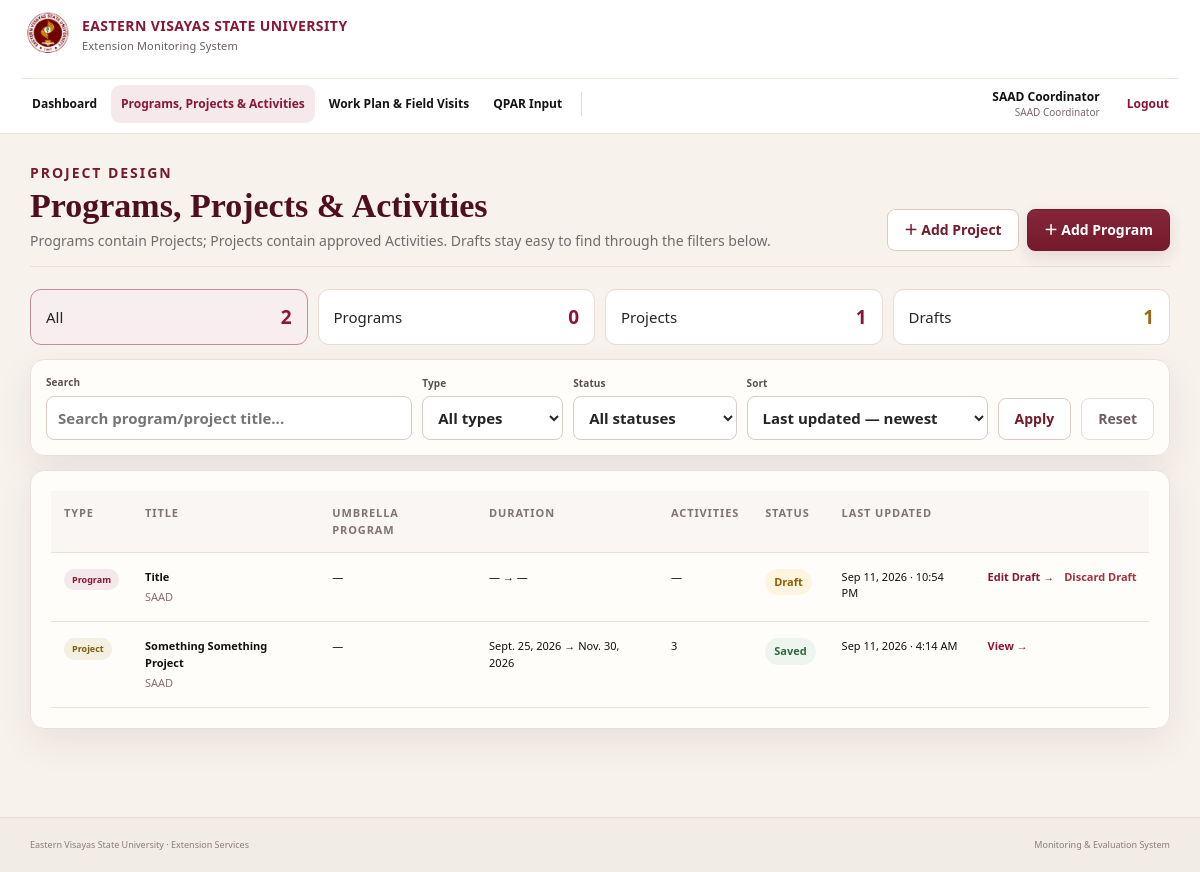
Page /ppas/ (signed in) on the committed database.
### dashboard/models.py (models this page shows, shortened)
class PPA(models.Model):
    PROGRAM = 'PROGRAM'
    PROJECT = 'PROJECT'
    TYPES = [(PROGRAM, 'Program'), (PROJECT, 'Project')]
    DRAFT = 'DRAFT'
    SAVED = 'SAVED'
    WORKFLOW = [(DRAFT, 'Draft'), (SAVED, 'Saved')]
    PARTNER_TYPES = [
        ('LGU', 'LGU'),
        ('INDUSTRY', 'Industry'),
        ('SME', 'SME'),
        ('OTHERS', 'Others'),
    ]
    created_by = models.ForeignKey(settings.AUTH_USER_MODEL, on_delete=models.PROTECT, related_name='created_ppas')
    unit = models.ForeignKey(Unit, on_delete=models.PROTECT, related_name='ppas')
    ppa_type = models.CharField(max_length=10, choices=TYPES)
    umbrella_program = models.ForeignKey(
        'self', null=True, blank=True, on_delete=models.SET_NULL,
        limit_choices_to={'ppa_type': PROGRAM}, related_name='projects'
    )
    workflow_status = models.CharField(max_length=10, choices=WORKFLOW, default=DRAFT)
    notice_to_proceed_no = models.CharField(max_length=120, blank=True)
    special_order_no = models.CharField(max_length=120, blank=True)
    title = models.CharField(max_length=300)
    proponents = models.TextField(blank=True)
    partner_category = models.CharField(max_length=20, choices=PARTNER_TYPES, blank=True)
    partner_name = models.CharField(max_length=240, blank=True)
    with_moa_mou = models.BooleanField(default=False)
    board_confirmed = models.BooleanField(default=False)
    board_resolution_no = models.CharField(max_length=120, blank=True)
    board_resolution_date = models.DateField(null=True, blank=True)
    leader_name = models.CharField(max_length=180, blank=True)
    leader_position = models.CharField(max_length=180, blank=True)
    leader_contact = models.CharField(max_length=220, blank=True)
    assistant_name = models.CharField(max_length=180, blank=True)
    assistant_position = models.CharField(max_length=180, blank=True)
    assistant_contact = models.CharField(max_length=220, blank=True)
    members = models.TextField(blank=True, help_text='One member per line')
    clientele = models.TextField(blank=True)
    target_area = models.CharField(max_length=260, blank=True)
    start_date = models.DateField(null=True, blank=True)
    end_date = models.DateField(null=True, blank=True)
    project_cost = models.DecimalField(max_digits=14, decimal_places=2, null=True, blank=True)
    funding_source = models.CharField(max_length=240, blank=True)
    urdea = models.TextField(blank=True)
    sdgs = models.TextField(blank=True)
    termination_date = models.DateField(null=True, blank=True)
    created_at = models.DateTimeField(auto_now_add=True)
    updated_at = models.DateTimeField(auto_now=True)
    class Meta:
        ordering = ['-updated_at', 'title']

class Unit(models.Model):
    SCHOOL = 'SCHOOL'
    CAMPUS = 'CAMPUS'
    OFFICE = 'OFFICE'
    TYPES = [(SCHOOL, 'School'), (CAMPUS, 'Campus'), (OFFICE, 'Office')]
    code = models.CharField(max_length=20, unique=True)
    name = models.CharField(max_length=120)
    unit_type = models.CharField(max_length=12, choices=TYPES)
    campus_name = models.CharField(max_length=120, default='Main Campus')
    active = models.BooleanField(default=True)
    class Meta:
        ordering = ['unit_type', 'name']

### dashboard/views.py (the view)
# urls.py: path('ppas/', views.ppa_list, name='ppa_list'),
@login_required
def ppa_list(request):
    require_roles(request.user, UserProfile.COORDINATOR)
    rows = unit_scope(request.user, PPA.objects.all()).select_related('unit', 'umbrella_program').prefetch_related('activities')
    query = (request.GET.get('q') or '').strip()
    ppa_type = (request.GET.get('type') or '').strip().upper()
    status = (request.GET.get('status') or '').strip().upper()
    sort = request.GET.get('sort') or 'updated_desc'
    if query:
        rows = rows.filter(Q(title__icontains=query) | Q(umbrella_program__title__icontains=query))
    if ppa_type in (PPA.PROGRAM, PPA.PROJECT):
        rows = rows.filter(ppa_type=ppa_type)
        if status not in (PPA.DRAFT, PPA.SAVED):
            rows = rows.filter(workflow_status=PPA.SAVED)
    if status in (PPA.DRAFT, PPA.SAVED):
        rows = rows.filter(workflow_status=status)
    order_map = {
        'updated_desc': ('-updated_at', 'title'),
        'updated_asc': ('updated_at', 'title'),
        'title_asc': ('title',),
        'title_desc': ('-title',),
        'type': ('ppa_type', '-updated_at'),
    }
    rows = rows.order_by(*order_map.get(sort, order_map['updated_desc']))
    base_rows = unit_scope(request.user, PPA.objects.all())
    counts = {
        'all': base_rows.count(),
        'programs': base_rows.filter(ppa_type=PPA.PROGRAM, workflow_status=PPA.SAVED).count(),
        'projects': base_rows.filter(ppa_type=PPA.PROJECT, workflow_status=PPA.SAVED).count(),
        'drafts': base_rows.filter(workflow_status=PPA.DRAFT).count(),
    }
    return render(request, 'dashboard/ppa_list.html', {
        'rows': rows,
        'filter_q': query,
        'filter_type': ppa_type,
        'filter_status': status,
        'filter_sort': sort,
        'list_counts': counts,
    })

### dashboard/views.py (called while the page is built)
def get_profile(user):
    try:
        return user.evsu_profile
    except Exception:
        return None

def get_role(user):
    if user.is_superuser:
        return UserProfile.ME_HEAD
    p = get_profile(user)
    return p.role if p else ''

def require_roles(user, *roles):
    if get_role(user) not in roles:
        raise PermissionDenied

def unit_scope(user, qs):
    if get_role(user) == UserProfile.COORDINATOR:
        p = get_profile(user)
        return qs.filter(unit=p.unit) if p and p.unit else qs.none()
    return qs

### dashboard/templates/dashboard/ppa_list.html (shortened to what this page needs)
{% extends 'dashboard/base.html' %}
{% block content %}
<div class="page-title">
  <div>
    <p class="eyebrow">PROJECT DESIGN</p>
    <h1>Programs, Projects &amp; Activities</h1>
    <p>Programs contain Projects; Projects contain approved Activities. Drafts stay easy to find through the filters below.</p>
  </div>
  <div class="actions"><a class="secondary" href="{% url 'ppa_add_project' %}">＋ Add Project</a><a class="primary" href="{% url 'ppa_add_program' %}">＋ Add Program</a></div>
</div>
<div class="record-summary-chips">
  <a href="{% url 'ppa_list' %}" class="summary-chip {% if not filter_type and not filter_status %}active{% endif %}"><span>All</span><b>{{list_counts.all}}</b></a>
  <a href="?type=PROGRAM" class="summary-chip {% if filter_type == 'PROGRAM' %}active{% endif %}"><span>Programs</span><b>{{list_counts.programs}}</b></a>
  <a href="?type=PROJECT" class="summary-chip {% if filter_type == 'PROJECT' %}active{% endif %}"><span>Projects</span><b>{{list_counts.projects}}</b></a>
  <a href="?status=DRAFT" class="summary-chip draft-chip {% if filter_status == 'DRAFT' %}active{% endif %}"><span>Drafts</span><b>{{list_counts.drafts}}</b></a>
</div>
<form method="get" class="card smart-filterbar">
  <label class="grow-filter">Search<input name="q" value="{{filter_q}}" placeholder="Search program/project title..."></label>
  <label>Type<select name="type"><option value="">All types</option></select></label>
  <label>Status<select name="status"><option value="">All statuses</option></select></label>
  <label>Sort<select name="sort"><option value="updated_desc" {% if filter_sort == 'updated_desc' %}selected{% endif %}>Last updated — newest</option></select></label>
  <button class="secondary">Apply</button>
  <a class="ghost-btn" href="{% url 'ppa_list' %}">Reset</a>
</form>
<div class="card table-scroll">
  <table class="data roomy-table">
    <thead><tr><th>Type</th><th>Title</th><th>Umbrella Program</th><th>Duration</th><th>Activities</th><th>Status</th><th>Last Updated</th><th></th></tr></thead>
    <tbody>
      {% for r in rows %}
      <tr>
        <td><span class="pill {% if r.ppa_type == 'PROGRAM' %}program-pill{% else %}project-pill{% endif %}">{{r.get_ppa_type_display}}</span></td>
        <td><b>{{r.title}}</b><small class="table-subtext">{{r.unit.name}}</small></td>
        <td>{{r.umbrella_program.title|default:'—'}}</td>
        <td>{{r.start_date|default:'—'}} → {{r.end_date|default:'—'}}</td>
        <td>{% if r.ppa_type == 'PROJECT' %}{{r.activities.count}}{% else %}—{% endif %}</td>
        <td><span class="status-badge {% if r.workflow_status == 'DRAFT' %}draft{% else %}saved{% endif %}">{{r.get_workflow_status_display}}</span></td>
        <td>{{r.updated_at|date:'M j, Y · g:i A'}}</td>
        <td class="row-actions-cell">{% if r.workflow_status == 'DRAFT' %}<a class="row-action" href="{% url 'ppa_edit' r.pk %}">Edit Draft →</a><form method="post" action="{% url 'ppa_discard_draft' r.pk %}" class="inline-discard" onsubmit="return confirm('Discard this draft permanently?');">{% csrf_token %}<button type="submit" class="text-danger-button">Discard Draft</button></form>{% else %}<a class="row-action" href="{% url 'ppa_detail' r.pk %}">View →</a>{% endif %}</td>
      </tr>
      {% empty %}<tr><td colspan="8" class="empty-cell">No records match the current filters.</td></tr>{% endfor %}
    </tbody>
  </table>
</div>
{% endblock %}

### dashboard/templates/dashboard/base.html (style rules this page uses)
html,body { margin:0 }

### rows in the picture
PPA: ppa_type "Program", title "Title", unit.name "SAAD", umbrella_program "—", start_date "—", end_date "—", workflow_status "Draft", updated_at "Sep 11, 2026 · 10:54 PM", shows "Edit Draft →"
PPA: ppa_type "Project", title "Something Something Project", unit.name "SAAD", umbrella_program "—", start_date "Sept. 25, 2026", end_date "Nov. 30, 2026", activities.count "3", workflow_status "Saved", updated_at "Sep 11, 2026 · 4:14 AM", shows "View →"

### other values in the picture
{{ current_user_name }} "SAAD Coordinator"
{{ current_role_label }} "SAAD Coordinator"
{{ list_counts.all }} "2"
{{ list_counts.programs }} "0"
{{ list_counts.projects }} "1"
{{ list_counts.drafts }} "1"
